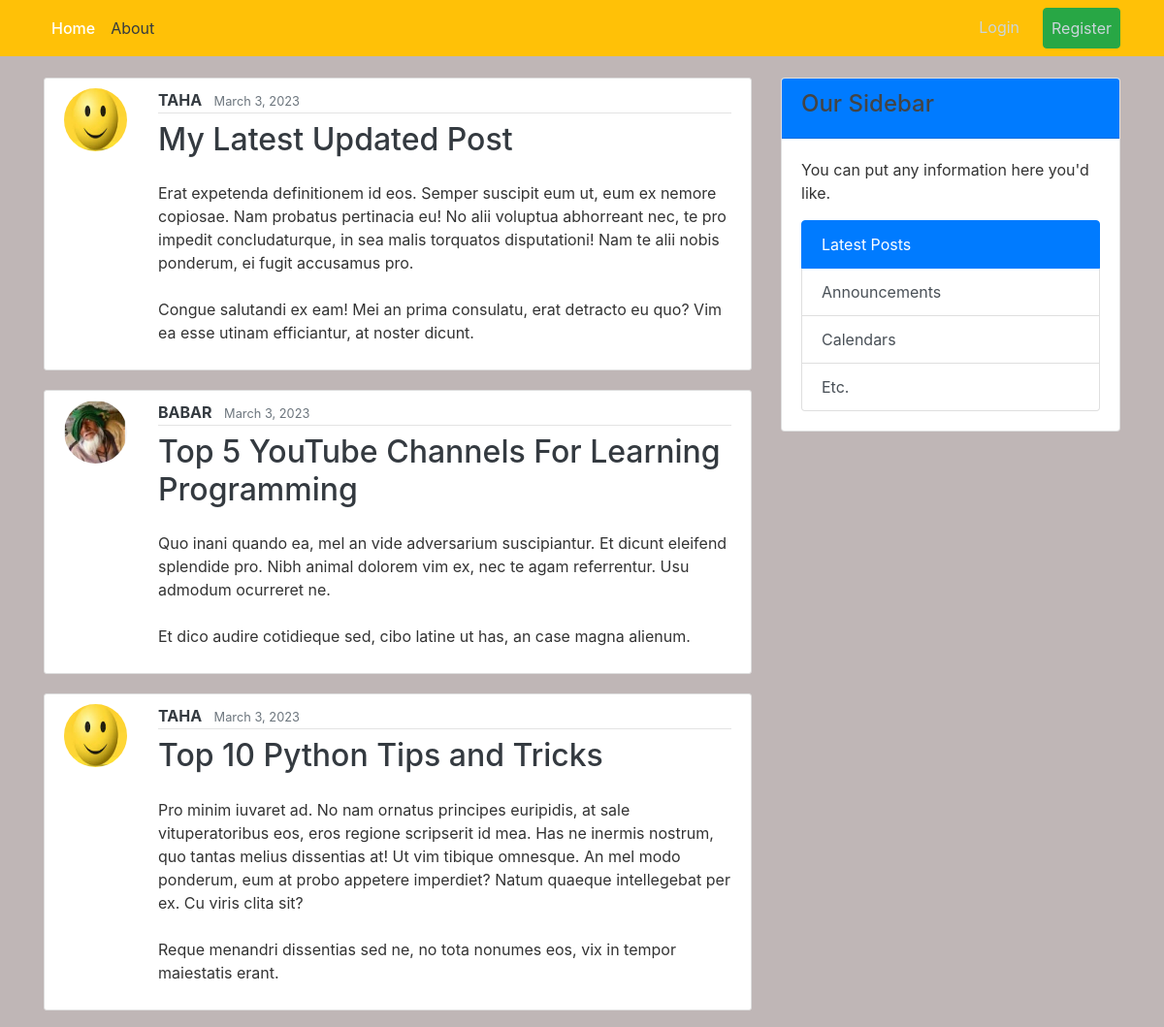
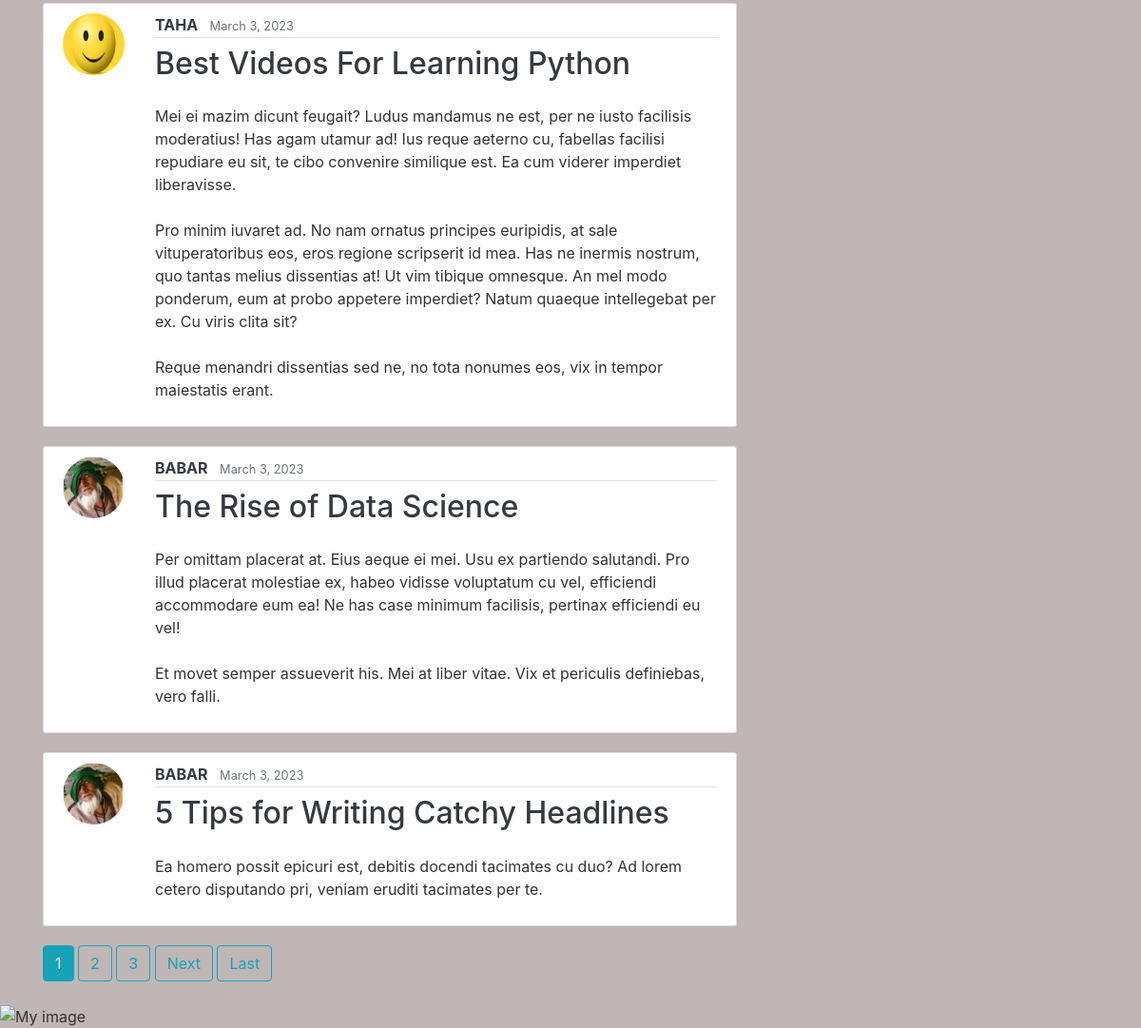
The page / on the database its author committed (2 pictures, top to bottom).
### myblog/models.py (models this page shows, shortened)
class post(models.Model):
    title = models.CharField(max_length=30)
    content = models.TextField()
    date_posted = models.DateTimeField(default=timezone.now)
    author = models.ForeignKey(User,on_delete=models.CASCADE)

### users/models.py (models this page shows, shortened)
class profile(models.Model):
    user = models.OneToOneField(User,on_delete=models.CASCADE)
    image = models.ImageField(default='default.jpg',upload_to='profile_pics')

### myblog/views.py (the view)
# urls.py: path('',PostListView.as_view(),name='home-page'),
class PostListView(ListView):
    model = post
    template_name = 'myblog/index.html'
    context_object_name = 'posts'
    ordering = ['-date_posted']
    paginate_by = 6

### myblog/templates/myblog/index.html (shortened to what this page needs)
{% extends 'myblog/base.html' %}
    {% block content %}
    {% for i in posts %}
    <article class="media content-section">
      <img class="rounded-circle article-img" src="{{ i.author.profile.image.url }}" alt="{{ i.author.username }}'s Profile Picture">
      <div class="media-body ml-3">
        <div class="article-metadata">
          <a class="mr-2 font-weight-bold text-dark" href="{% url 'user-posts' i.author.username %}">{{ i.author }}</a>
          <small class="text-muted">{{ i.date_posted | date:'F j, Y' }}</small>
        </div>
        <h2 class="mt-2 mb-4"><a class="article-title text-dark" href="{% url 'detail' i.id %}">{{ i.title }}</a></h2>
        <p class="article-content">{{ i.content }}</p>
      </div>
    </article>
  {% endfor %}
      {% if is_paginated %}
    {% for num in page_obj.paginator.page_range %}
      {% if page_obj.number == num %}
        <a class="btn btn-info mb-4" href="?page={{ num }}">{{ num }}</a>
      {% elif num > page_obj.number|add:'-3' and num < page_obj.number|add:'3' %}
        <a class="btn btn-outline-info mb-4" href="?page={{ num }}">{{ num }}</a>
      {% endif %}
    {% endfor %}
    {% if page_obj.has_next %}
      <a class="btn btn-outline-info mb-4" href="?page={{ page_obj.next_page_number }}">Next</a>
      <a class="btn btn-outline-info mb-4" href="?page={{ page_obj.paginator.num_pages }}">Last</a>
    {% endif %}
      {% endif %}
     {% endblock %}

### myblog/templates/myblog/base.html (shortened to what this page needs)
{% load static %}
<!DOCTYPE html>
<html>
    <head>
        <link rel="stylesheet" href="https://cdn.jsdelivr.net/npm/bootstrap@4.0.0/dist/css/bootstrap.min.css">
        <link rel="stylesheet" href="{% static 'myblog/style.css' %}">
      </head>
    <body>
      <header class="site-header">
        <nav class="navbar navbar-expand-md navbar-dark bg-warning fixed-top">
          <div class="container">
            <div class="collapse navbar-collapse" id="navbarToggle">
              <div class="navbar-nav mr-auto">
                <a class="nav-item nav-link active" href="{% url 'home-page' %}">Home</a>
                <a class="nav-item nav-link text-dark" href="{% url 'about-page' %}">About</a>
              </div>
              <div class="navbar-nav ml-auto">
                {% if user.is_authenticated %}
                <a class="nav-item nav-link text-dark" href="{% url 'profile' %}">Profile</a>
                <a class="nav-item nav-link btn btn-danger ml-3 text-dark" href="{% url 'logout' %}">Logout</a>
                {% else %}
                <a class="nav-item nav-link" href="{% url 'login' %}">Login</a>
                <a class="nav-item nav-link btn btn-success ml-3" href="{% url 'register' %}">Register</a>
                {% endif %}
              </div>
            </div>
          </div>
        </nav>
      </header>
          <main role="main" class="container">
            <div class="row">
              <div class="col-md-8">
                {% block content %}{% endblock %}
              </div>
              <div class="col-md-4">
                <div class="card">
                  <div class="card-header bg-primary text-white">
                    <h4>Our Sidebar</h4>
                  </div>
                  <div class="card-body">
                    <p class="card-text">You can put any information here you'd like.</p>
                    <div class="list-group">
                      <a href="#" class="list-group-item list-group-item-action active">
                        Latest Posts
                      </a>
                      <a href="#" class="list-group-item list-group-item-action">Announcements</a>
                      <a href="#" class="list-group-item list-group-item-action">Calendars</a>
                      <a href="#" class="list-group-item list-group-item-action">Etc.</a>
                    </div>
                  </div>
                </div>
              </div>
            </div>
          </main>
          <img src="{% static 'my_app/example.jpg' %}" alt="My image">
    </body>
    </html>

### myblog/static/myblog/style.css (style rules this page uses)
body { background: #bfb6b6; color: #333333; margin-top: 5rem; }
h1, h2, h3, h4, h5, h6 { color: #444444; }
.site-header .navbar-nav .nav-link { color: #cbd5db; }
.site-header .navbar-nav .nav-link.active { font-weight: 500; }
.content-section { background: #ffffff; padding: 10px 20px; border: 1px solid #dddddd; border-radius: 3px; margin-bottom: 20px; }
.article-title { color: #444444; }
.article-content { white-space: pre-line; }
.article-img { height: 65px; width: 65px; margin-right: 16px; }
.article-metadata { padding-bottom: 1px; margin-bottom: 4px; border-bottom: 1px solid #e3e3e3 }

### rows shown on the page
post: author.profile.image (picture), author "TAHA", date_posted "March 3, 2023", title "My Latest Updated Post", content "Erat expetenda definitionem id eos. Semper suscipit eum ut, eum ex nemore copiosae. Nam probatus pertinacia eu! No alii voluptua abhorreant nec, te pro impedit concludaturque, in sea malis torquatos disputationi! Nam te alii nobis ponderum, ei fugit accusamus pro. Congue salutandi ex eam! Mei an prima consulatu, erat detracto eu quo? Vim ea esse utinam efficiantur, at noster dicunt."
post: author.profile.image (picture), author "BABAR", date_posted "March 3, 2023", title "Top 5 YouTube Channels For Learning Programming", content "Quo inani quando ea, mel an vide adversarium suscipiantur. Et dicunt eleifend splendide pro. Nibh animal dolorem vim ex, nec te agam referrentur. Usu admodum ocurreret ne. Et dico audire cotidieque sed, cibo latine ut has, an case magna alienum."
post: author.profile.image (picture), author "TAHA", date_posted "March 3, 2023", title "Top 10 Python Tips and Tricks", content "Pro minim iuvaret ad. No nam ornatus principes euripidis, at sale vituperatoribus eos, eros regione scripserit id mea. Has ne inermis nostrum, quo tantas melius dissentias at! Ut vim tibique omnesque. An mel modo ponderum, eum at probo appetere imperdiet? Natum quaeque intellegebat per ex. Cu viris clita sit? Reque menandri dissentias sed ne, no tota nonumes eos, vix in tempor maiestatis erant."
post: author.profile.image (picture), author "TAHA", date_posted "March 3, 2023", title "Best Videos For Learning Python", content "Mei ei mazim dicunt feugait? Ludus mandamus ne est, per ne iusto facilisis moderatius! Has agam utamur ad! Ius reque aeterno cu, fabellas facilisi repudiare eu sit, te cibo convenire similique est. Ea cum viderer imperdiet liberavisse. Pro minim iuvaret ad. No nam ornatus principes euripidis, at sale vituperatoribus eos, eros regione scripserit id mea. Has ne inermis nostrum, quo tantas melius dissentias at! Ut vim tibique omnesque. An mel modo ponderum, eum at probo appetere imperdiet? Natum quaeque intellegebat per ex. Cu viris clita sit? Reque menandri dissentias sed ne, no tota nonumes eos, vix in tempor maiestatis erant."
post: author.profile.image (picture), author "BABAR", date_posted "March 3, 2023", title "The Rise of Data Science", content "Per omittam placerat at. Eius aeque ei mei. Usu ex partiendo salutandi. Pro illud placerat molestiae ex, habeo vidisse voluptatum cu vel, efficiendi accommodare eum ea! Ne has case minimum facilisis, pertinax efficiendi eu vel! Et movet semper assueverit his. Mei at liber vitae. Vix et periculis definiebas, vero falli."
post: author.profile.image (picture), author "BABAR", date_posted "March 3, 2023", title "5 Tips for Writing Catchy Headlines", content "Ea homero possit epicuri est, debitis docendi tacimates cu duo? Ad lorem cetero disputando pri, veniam eruditi tacimates per te."

### other values the page prints
{{ num }} "1"
{{ num }} "2" "3"
